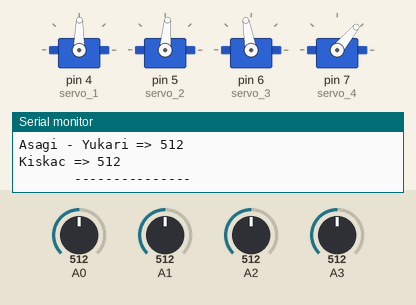
Recording of a sketch running on a simulated Arduino Uno, built with avr-gcc and run on an emulated ATmega328P. On the bench: 4 × servo, the last lines printed to the serial monitor. Inputs (shaded band) come from the test bench; at power-on: A0 = 512, A2 = 512, A3 = 512, A1 = 512.

Above: at 1.2 s.
1.3 s: A0 set to 716
At 2.8 s:
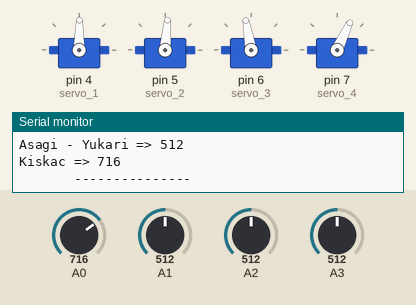
3.1 s: A2 set to 716
At 4.5 s:
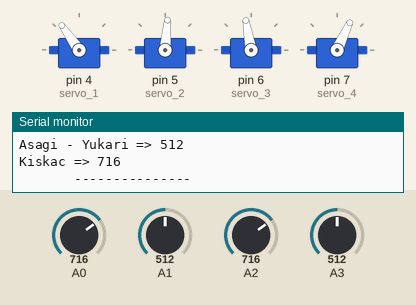
5.1 s: A3 set to 716
At 6.0 s:
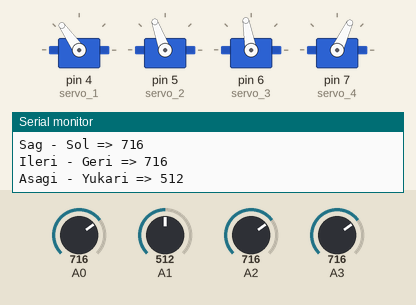
7.0 s: A1 set to 306
At 8.7 s:
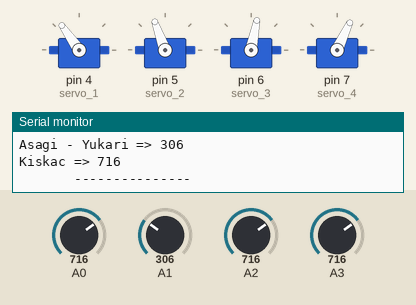
9.0 s: A0 set to 992
At 10.3 s:
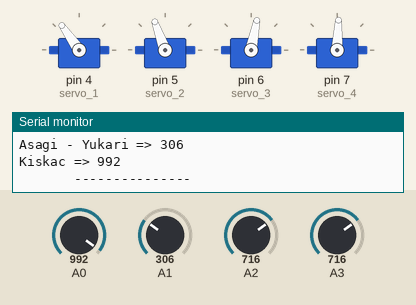
11.0 s: A1 set to 30
At 11.8 s:
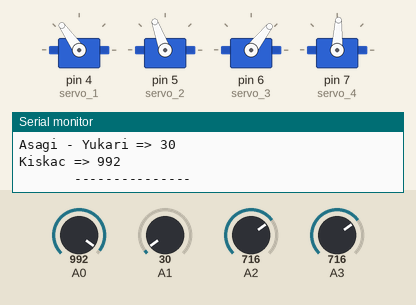
Timing chart, 0 to 13.9 s (numbered marks = the images above; inputs shaded):
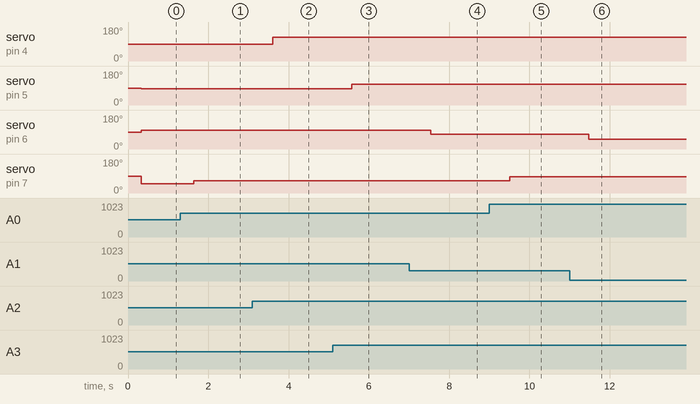

The sketch:

robotKol.ino
```cpp
#include <Servo.h>  //Servo kütüphanesi koda dahil edildi

Servo servo_1;    //Servo_1 isimli nesne oluşturuldu
Servo servo_2;    //Servo_2 isimli nesne oluşturuldu
Servo servo_3;    //Servo_3 isimli nesne oluşturuldu
Servo servo_4;    //Servo_4 isimli nesne oluşturuldu

void setup() {
  servo_1.attach(4);    //Servo_1 motorun sinyal pini 4 nolu arduino pinine bağlandı (alttaki servo)
  servo_2.attach(5);    //Servo_2 motorun sinyal pini 5 nolu arduino pinine bağlandı (Sağ yandaki servo)
  servo_3.attach(6);    //Servo_3 motorun sinyal pini 6 nolu arduino pinine bağlandı (Sol yandaki servo)
  servo_4.attach(7);    //Servo_4 motorun sinyal pini 7 nolu arduino pinine bağlandı (kıskaç)
  Serial.begin(9600);
}

void loop() {
  //Joysticklerin bağlı olduğu analog pinler okunup değişkenlere kaydediliyor
  int sag_sol = analogRead(A2);
  int ileri_geri = analogRead(A3);
  int asagi_yukari = analogRead(A1);
  int kiskac = analogRead(A0);

  //Analog değerler map ile servo açılarına sınırlandırılıyor
  int sag_sol_aci = map(sag_sol, 0, 1023, 0,179);
  int ileri_geri_aci = map(ileri_geri, 0, 1023, 20,150);
  int asagi_yukari_aci = map(asagi_yukari, 0, 1023, 50,150);
  int kiskac_aci = map(kiskac, 0, 1023, 10,90);

  //Degerleri serial ekrana yazdırıyor
  Serial.println("-----  OKUNAN DEGERLER  -----");
  Serial.print("Sag - Sol => ");
  Serial.println(sag_sol);
  Serial.print("Ileri - Geri => ");
  Serial.println(ileri_geri);
  Serial.print("Asagi - Yukari => ");
  Serial.println(asagi_yukari);
  Serial.print("Kiskac => ");
  Serial.println(kiskac);
  Serial.println("       ---------------       ");
  delay(250);

  //Açı değerleri ilgili servo motora gönderiliyor
  servo_1.write(sag_sol_aci);
  servo_2.write(ileri_geri_aci);
  servo_3.write(asagi_yukari_aci);
  servo_4.write(kiskac_aci);
}
```

Measured:
- after the input at 1.3 s, servo on pin 7 (servo_4): 50° → 65° after 0.34 s
- after the input at 3.1 s, servo on pin 4 (servo_1): 89° → 125° after 0.51 s
- after the input at 5.1 s, servo on pin 5 (servo_2): 85° → 110° after 0.48 s
- after the input at 7.0 s, servo on pin 6 (servo_3): 100° → 79° after 0.54 s
- after the input at 9.0 s, servo on pin 7 (servo_4): 65° → 87° after 0.51 s
- after the input at 11.0 s, servo on pin 6 (servo_3): 79° → 52° after 0.48 s
